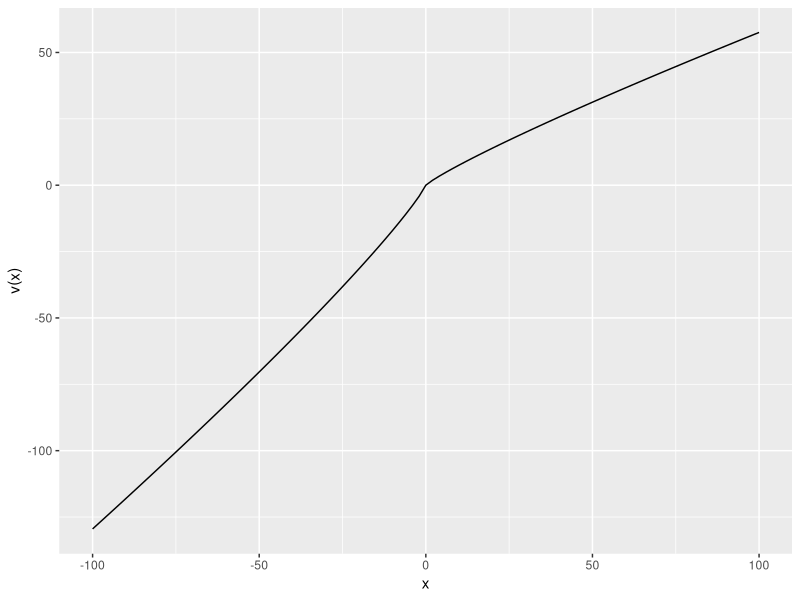
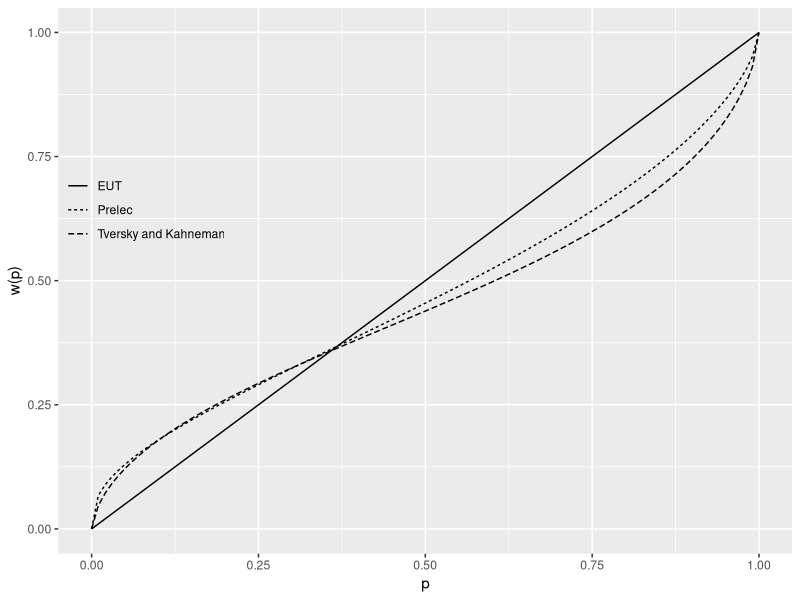

These charts were generated, in order, by the following R code:
require("tidyverse")

fig_dir <- "./plots/"

# v(x): a value function
alpha <- 0.88
lambda <- 2.25

# grapthics parameters
ratio <- 0.9
width <- 4 * ratio
height <- 3 * ratio

g <- ggplot() +
  xlim(-100, 100) +
  geom_function(
    fun =
      function(x) ifelse(x >= 0, x^alpha, -lambda * (-x)^alpha)
  ) +
  xlab("x") +
  ylab("v(x)")

ggsave(
  filename = paste0(fig_dir, "v_x.pdf"), plot = g,
  width = width, height = height
)

# pi(p): a probability weighting function
g <- ggplot() +
  xlim(0, 1) +
  geom_function(aes(linetype = "Prelec"),
    fun = function(p) {
      alpha <- 0.65
      beta <- 1
      exp(-beta * (-log(p))^alpha)
    }
  ) +
  geom_function(aes(linetype = "Tversky and Kahneman"),
    fun = function(p) {
      delta <- 0.65
      p^delta / (p^delta + (1 - p)^delta)^(1 / delta)
    }
  ) +
  geom_function(aes(linetype = "EUT"),
    fun = function(p) p
  ) +
  xlab("p") +
  ylab("w(p)") +
  theme(
    legend.justification = c(0, 0),
    legend.position = c(0, 0.55),
    legend.title = element_blank(),
    legend.key = element_blank(),
    legend.background = element_blank()
  )

ggsave(
  filename = paste0(fig_dir, "w_p.pdf"), plot = g,
  width = width, height = height
)
